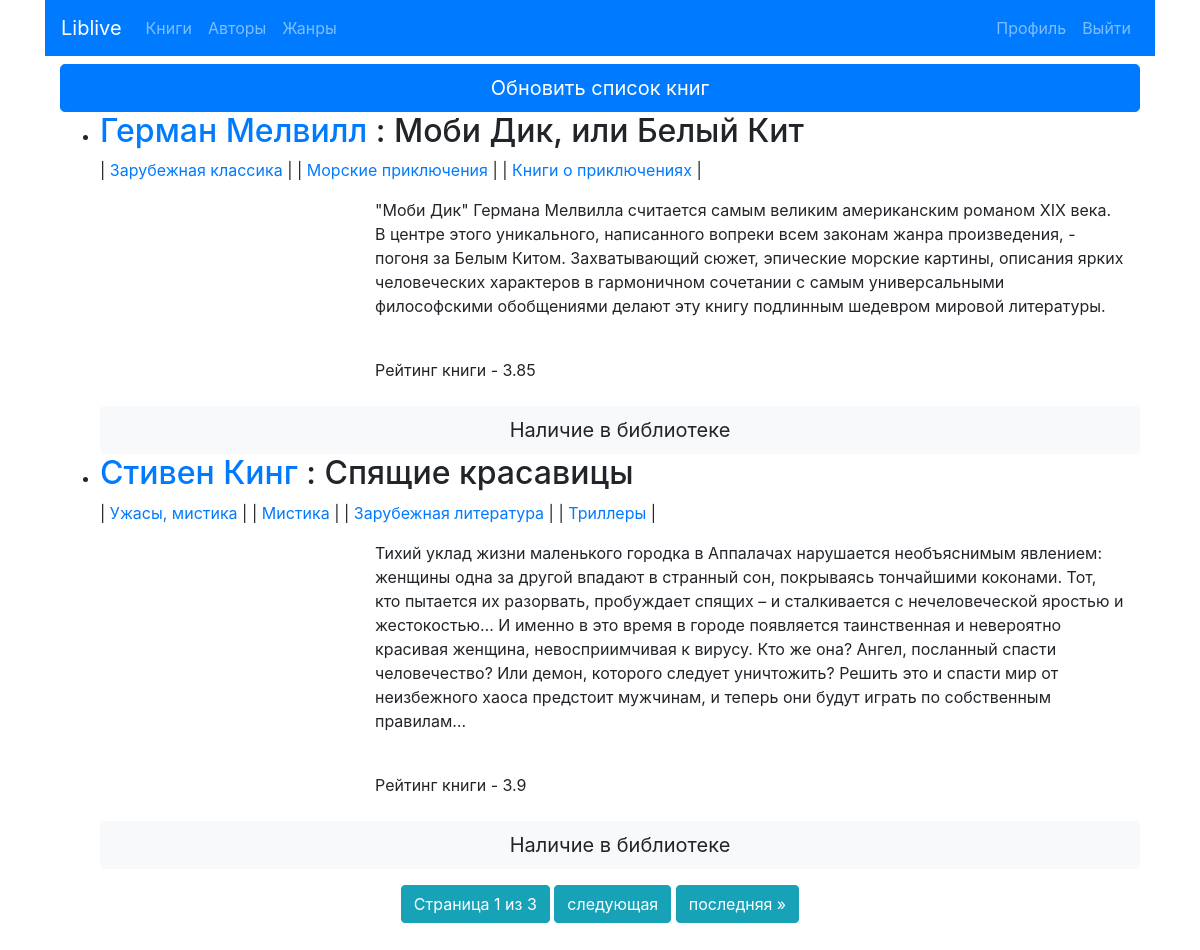
The page / (signed in) on the database as committed earlier.
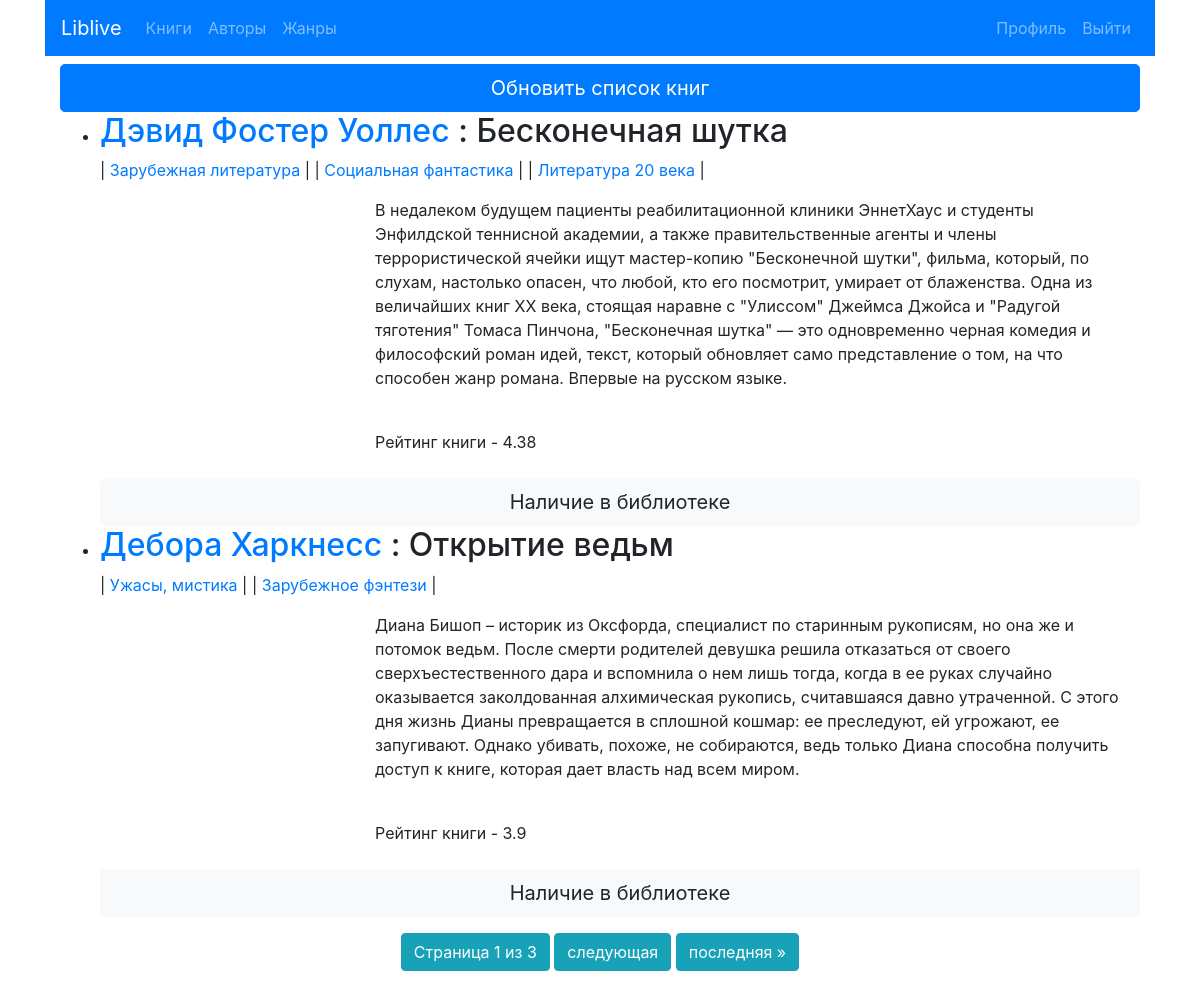
The same page on the database as committed later.
### liv/models.py (models this page shows, shortened)
class BookFromLivelib(models.Model):
    title = models.CharField(max_length=200)
    author = models.ForeignKey(Author, on_delete=models.CASCADE)
    tags = models.ManyToManyField(Genre)
    cover = models.CharField(max_length=200)
    rating = models.FloatField()
    description = models.TextField()
    key = models.IntegerField()
    user = models.ForeignKey(User, on_delete=models.CASCADE)

class Author(models.Model):
    name = models.CharField(max_length=200)
    def __str__(self):
        return self.name

class Genre(models.Model):
    name = models.CharField(max_length=200)
    def __str__(self):
        return self.name

### liv/views.py (the view)
# urls.py: path('', views.IndexView, name='index'),
def IndexView(request):
    username=request.user
    if username.is_anonymous:
        return render(request, 'liv/index.html')
    else:
        lob = username.bookfromlivelib_set.all()
        paginator = Paginator(lob, 2)
        page = request.GET.get('page')
        list_of_books = paginator.get_page(page)
        return render(request, 'liv/index.html', {'list_of_books': list_of_books})

### liv/templates/liv/index.html (shortened to what this page needs)
{% extends 'liv/base.html' %}
{% block content %}
<div class="container mb-5">
  <a href="#" class="btn btn-primary btn-lg btn-block mt-2">Обновить список книг</a>
  <ul>
      {% for book in list_of_books %}
        {% if book.user == user %}
          <li><h2><a href="{% url 'liv:author-detail' book.author.pk %}">{{ book.author }}</a> : {{ book.title }}</h2></li>
          {% for tag in book.tags.all %}
            | <a href="{% url 'liv:genre-detail' tag.id %}">{{ tag }}</a> |
          {% endfor %}
          <br>
          <div class="container-fluid mt-3">
            <div class="row">
              <div class="col-sm-3 pull-right">
              </div>
              <div class="col-sm-9">
                <p>{{ book.description }}</p>
                <br>
                <p>Рейтинг книги - {{ book.rating }}</p>
              </div>
            </div>
          </div>
          <button class="btn btn-light btn-lg btn-block mt-2" data-toggle="collapse" data-target=#{{ book.title }}>
            Наличие в библиотеке
          </button>
        {% endif %}
      {% endfor %}
  </ul>
  {% if not user.is_anonymous %}
  <div class="text-center">
          <span class="btn btn-info mb-4">
              Страница {{ list_of_books.number }} из {{ list_of_books.paginator.num_pages }}
          </span>
          {% if list_of_books.has_next %}
              <a class="btn btn-info mb-4" href="?page={{ list_of_books.next_page_number }}">следующая</a>
              <a class="btn btn-info mb-4" href="?page={{ list_of_books.paginator.num_pages }}">последняя &raquo;</a>
          {% endif %}
  </div>
  {% endif %}
</div>
{% endblock %}

Rows that differ between the two databases and show on the page:
removed BookFromLivelib: author "Герман Мелвилл", title "Моби Дик, или Белый Кит", description "\"Моби Дик\" Германа Мелвилла считается самым великим американским романом XIX века. В центре этого уникального, написанного вопреки всем законам жанра произведения, - погоня за Белым Китом. Захватывающий сюжет, эпические морские картины, описания ярких человеческих характеров в гармоничном сочетании с самым универсальными философскими обобщениями делают эту книгу подлинным шедевром мировой литературы.", rating "3.85"
no longer on this page (row unchanged): Genre: name "Зарубежная классика", shown under "Герман Мелвилл"
no longer on this page (row unchanged): Genre: name "Морские приключения", shown under "Герман Мелвилл"
no longer on this page (row unchanged): Genre: name "Книги о приключениях", shown under "Герман Мелвилл"
removed BookFromLivelib: author "Стивен Кинг", title "Спящие красавицы", description "Тихий уклад жизни маленького городка в Аппалачах нарушается необъяснимым явлением: женщины одна за другой впадают в странный сон, покрываясь тончайшими коконами. Тот, кто пытается их разорвать, пробуждает спящих – и сталкивается с нечеловеческой яростью и жестокостью… И именно в это время в городе появляется таинственная и невероятно красивая женщина, невосприимчивая к вирусу. Кто же она? Ангел, посланный спасти человечество? Или демон, которого следует уничтожить? Решить это и спасти мир от неизбежного хаоса предстоит мужчинам, и теперь они будут играть по собственным правилам…", rating "3.9", Genre (name "Ужасы, мистика"), Genre (name "Зарубежная литература")
no longer on this page (row unchanged): Genre: name "Мистика", shown under "Стивен Кинг"
no longer on this page (row unchanged): Genre: name "Триллеры", shown under "Стивен Кинг"
added BookFromLivelib: author "Дэвид Фостер Уоллес", title "Бесконечная шутка", description "В недалеком будущем пациенты реабилитационной клиники ЭннетХаус и студенты Энфилдской теннисной академии, а также правительственные агенты и члены террористической ячейки ищут мастер-копию \"Бесконечной шутки\", фильма, который, по слухам, настолько опасен, что любой, кто его посмотрит, умирает от блаженства. Одна из величайших книг XX века, стоящая наравне с \"Улиссом\" Джеймса Джойса и \"Радугой тяготения\" Томаса Пинчона, \"Бесконечная шутка\" — это одновременно черная комедия и философский роман идей, текст, который обновляет само представление о том, на что способен жанр романа. Впервые на русском языке.", rating "4.38", Genre (name "Зарубежная литература")
now on this page (row unchanged): Genre: name "Социальная фантастика", shown under "Дэвид Фостер Уоллес"
now on this page (row unchanged): Genre: name "Литература 20 века", shown under "Дэвид Фостер Уоллес"
added BookFromLivelib: author "Дебора Харкнесс", title "Открытие ведьм", description "Диана Бишоп – историк из Оксфорда, специалист по старинным рукописям, но она же и потомок ведьм. После смерти родителей девушка решила отказаться от своего сверхъестественного дара и вспомнила о нем лишь тогда, когда в ее руках случайно оказывается заколдованная алхимическая рукопись, считавшаяся давно утраченной. С этого дня жизнь Дианы превращается в сплошной кошмар: ее преследуют, ей угрожают, ее запугивают. Однако убивать, похоже, не собираются, ведь только Диана способна получить доступ к книге, которая дает власть над всем миром.", rating "3.9", Genre (name "Ужасы, мистика")
now on this page (row unchanged): Genre: name "Зарубежное фэнтези", shown under "Дебора Харкнесс"
